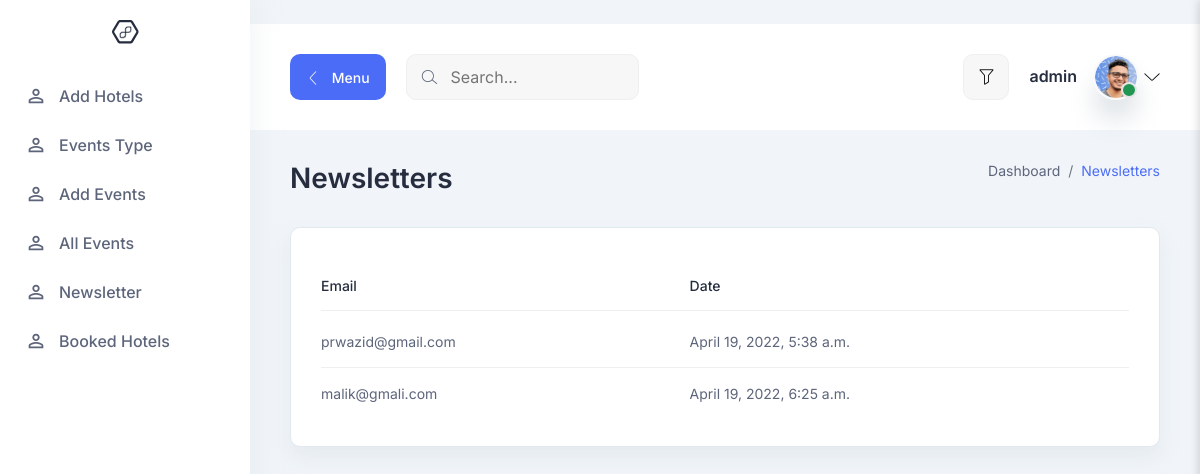
The app's page /all-newsletter/ (signed in) with its own data.
### src/models.py (models this page shows, shortened)
class newsletter(models.Model):
    email = models.EmailField()
    date = models.DateTimeField(auto_now_add=True)

### admin_section/views.py (the view)
# urls.py: path('all-newsletter/' , all_newsletter , name="all-newsletter"),
@login_required(login_url='signin')
def all_newsletter(request):
    if not request.user.is_superuser:
        messages.success(request , 'You are not authorized to view this page')
        return redirect('home')
    newsletters=newsletter.objects.all()
    context={
        'newsletters':newsletters
    }
    return render(request, 'employee/all_newsletter.html' , context)

### admin_section/templates/employee/all_newsletter.html (shortened to what this page needs)
{% extends 'employee/base.html' %}
{% block content %}
<section class="table-components">
    <div class="container-fluid">
      <div class="title-wrapper pt-30">
        <div class="row align-items-center">
          <div class="col-md-6">
            <div class="title mb-30">
              <h2>Newsletters</h2>
            </div>
          </div>
          <div class="col-md-6">
            <div class="breadcrumb-wrapper mb-30">
              <nav aria-label="breadcrumb">
                <ol class="breadcrumb">
                  <li class="breadcrumb-item">
                    <a href="#0">Dashboard</a>
                  </li>
                  <li class="breadcrumb-item active" aria-current="page">
                    Newsletters
                  </li>
                </ol>
              </nav>
            </div>
          </div>
        </div>
      </div>
      <div class="tables-wrapper">
        <div class="row">
          <div class="col-lg-12">
            <div class="card-style mb-30">
              <div class="table-responsive">
                <table class="table">
                  <thead>
                    <tr>
                      <th><h6>Email</h6></th>
                      <th><h6>Date</h6></th>
                    </tr>
                  </thead>
                  <tbody>
                    {% for s in  newsletters %}
                    <tr>
                        <td><p>{{s.email}}</p></td>
                        <td><p>
                           {{s.date}}
                        </p></td>
                    </tr>
                {% endfor %}
                  </tbody>
                </table>
              </div>
            </div>
          </div>
        </div>
      </div>
    </div>
  </section>
{% endblock %}

### admin_section/templates/employee/base.html (shortened to what this page needs)
{% load static %}web/
<!DOCTYPE html>
<html lang="en">
  <head>
    <link rel="stylesheet" href="{% static  'web/assets/css/bootstrap.min.css' %}" />
    <link rel="stylesheet" href="{% static  'web/assets/css/LineIcons.css' %}" />
    <link rel="stylesheet" href="{% static  'web/assets/css/quill/bubble.css' %}" />
    <link rel="stylesheet" href="{% static  'web/assets/css/quill/snow.css' %}" />
    <link rel="stylesheet" href="{% static  'web/assets/css/fullcalendar.css' %}" />
    <link rel="stylesheet" href="{% static  'web/assets/css/morris.css' %}" />
    <link rel="stylesheet" href="{% static  'web/assets/css/vanilla-dataTables.min.css' %}" />
    <link rel="stylesheet" href="{% static  'web/assets/css/main.css' %}" />
  </head>
  <body>
    <aside class="sidebar-nav-wrapper">
      <div class="navbar-logo">
        <a href="{% url 'dash' %}">
          <img src="{% static  'web/assets/images/logo/logo-2.svg' %}" alt="logo" />
        </a>
      </div>
      <nav class="sidebar-nav">
        <ul>
          <li class="nav-item">
            <a href="/add-hotel">
              <span class="icon">
              </span>
              <span class="text">
                Add Hotels
              </span>
            </a>
          </li>
          <li class="nav-item">
            <a href="/all-events">
              <span class="icon">
              </span>
              <span class="text">
                Events Type
              </span>
            </a>
          </li>
          <li class="nav-item">
            <a href="/add-events-going-on">
              <span class="icon">
              </span>
              <span class="text">
                Add Events
              </span>
            </a>
          </li>
          <li class="nav-item">
            <a href="/all-event-going">
              <span class="icon">
              </span>
              <span class="text">
                All Events
              </span>
            </a>
          </li>
          <li class="nav-item">
            <a href="/all-newsletter">
              <span class="icon">
              </span>
              <span class="text">
                Newsletter
              </span>
            </a>
          </li>
          <li class="nav-item">
            <a href="/all_booking_hotel">
              <span class="icon">
              </span>
              <span class="text">
                Booked Hotels
              </span>
            </a>
          </li>
        </ul>
      </nav>
    </aside>
    <main class="main-wrapper">
      <header class="header">
        <div class="container-fluid">
          <div class="row">
            <div class="col-lg-5 col-md-5 col-6">
              <div class="header-left d-flex align-items-center">
                <div class="menu-toggle-btn mr-20">
                  <button
                    id="menu-toggle"
                    class="main-btn primary-btn btn-hover"
                  >
                    <i class="lni lni-chevron-left me-2"></i> Menu
                  </button>
                </div>
                <div class="header-search d-none d-md-flex">
                  <form action="#">
                    <input type="text" placeholder="Search..." />
                    <button><i class="lni lni-search-alt"></i></button>
                  </form>
                </div>
              </div>
            </div>
            <div class="col-lg-7 col-md-7 col-6">
              <div class="header-right">
                <div class="filter-box ml-15 d-none d-md-flex">
                  <button class="" type="button" id="filter">
                    <i class="lni lni-funnel"></i>
                  </button>
                </div>
                <div class="profile-box ml-15">
                  <button
                    class="dropdown-toggle bg-transparent border-0"
                    type="button"
                    id="profile"
                    data-bs-toggle="dropdown"
                    aria-expanded="false"
                  >
                    <div class="profile-info">
                      <div class="info">
                        <h6>{{request.user}}</h6>
                        <div class="image">
                          <img
                            src="{% static 'web/assets/images/profile/profile-1.png' %}"
                            alt=""
                          />
                          <span class="status"></span>
                        </div>
                      </div>
                    </div>
                    <i class="lni lni-chevron-down"></i>
                  </button>
                </div>
              </div>
            </div>
          </div>
        </div>
      </header>
      {% block content %}
      {% endblock content %}
    </main>
  </body>
</html>

### static/web/assets/css/fullcalendar.css (style rules this page uses)
:root { --fc-daygrid-event-dot-width: 8px; }
:root { --fc-list-event-dot-width: 10px; --fc-list-event-hover-bg-color: #f5f5f5; }

### records on screen
newsletter: email "prwazid@gmail.com", date "April 19, 2022, 5:38 a.m."
newsletter: email "malik@gmali.com", date "April 19, 2022, 6:25 a.m."

### other values on screen
{{ request.user }} "admin"
